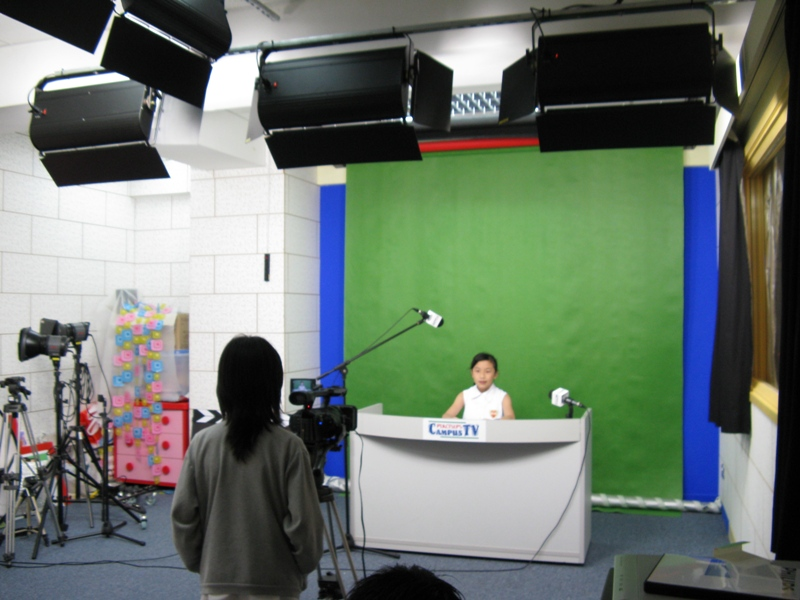
%> input picture verslag/ImageProcessing/tex/Images/achtergrondveranderen.JPG, 800 x 600 px
$ octave opgave_2_extra.m   (GNU Octave 9; MATLAB toolbox functions it lacks are replaced by stand-ins)
%> lines starting %> are read from the running program, lines starting %| are printed output that depends on the picture; in (x1, y1, x2, y2) boxes, pixels count from 0 and x2, y2 are one past the last pixel; in counts of white or black regions, pixels touching at a corner belong together; the program's own positions count from 1
StudioBeeld = imread('C:\Users\Gert-Jan\Desktop\DSPmatlab\achtergrondveranderen.jpg');
%> StudioBeeld is the input picture: size 600x800x3 uint8; mean R, G, B 107.1, 118.7, 108.1
Achtergrond = imread('C:\Users\Gert-Jan\Desktop\DSPmatlab\wolken.jpg');
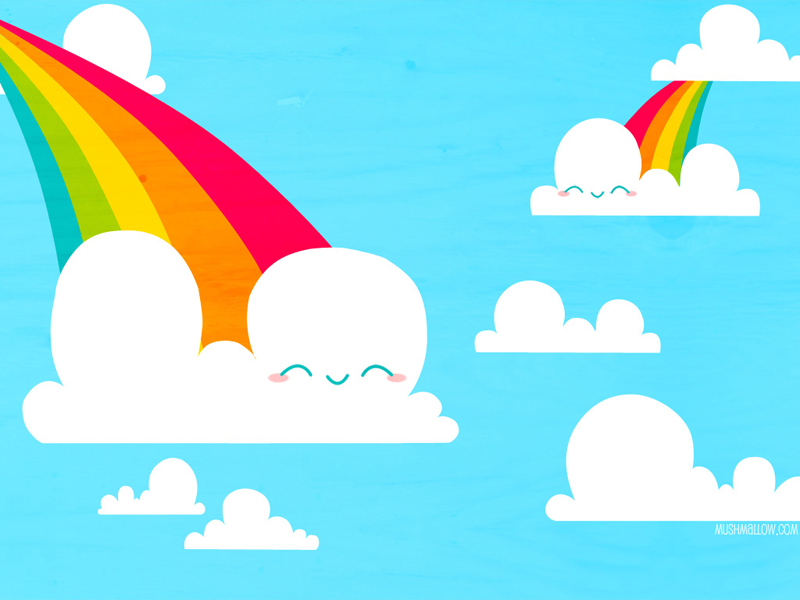
%> input picture verslag/ImageProcessing/tex/Images/wolken.jpg, 800 x 600 px
%> Achtergrond is the input picture: size 600x800x3 uint8; mean R, G, B 156.1, 225.4, 232.4

Eindresultaat =  StudioBeeld;

figure

subplot(1,3,1);
image(Achtergrond)
title('Achtergrondafbeelding')
axis off;

subplot(1,3,2);
image(StudioBeeld)
title('Studiobeeld voor verandering')
axis off;

%zet kleurwaarden om naar percentage (schaal van 0-255 --> 0-1)
KleurPercentage = double( StudioBeeld)/255;

%groenheid berekenen van 3 kleurkanalen Groen * (groen-rood) * (groen-blauw)
GroenWaarde = KleurPercentage(:,:,2).*(KleurPercentage(:,:,2)-KleurPercentage(:,:,1)).*(KleurPercentage(:,:,2)-KleurPercentage(:,:,3));
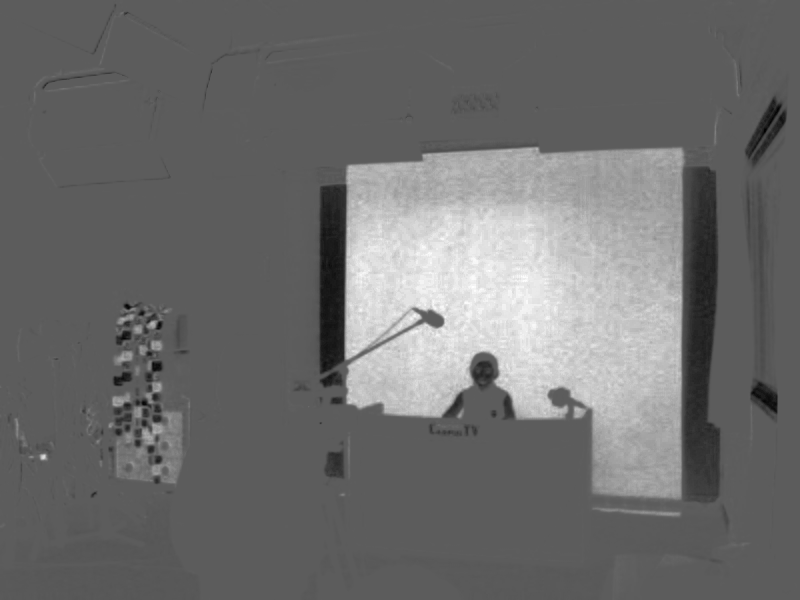
%> GroenWaarde: size 600x800 double; min -0.0335, max 0.0588, mean 0.00633; drawn with min black and max white
%treshold om beter eindresultaat te bereiken. --> er is niet 1 tint groen,
%maar meerdere.
Treshold = 0.8*mean(GroenWaarde(GroenWaarde>0));
%> Treshold = 0.0125
IsGroen = GroenWaarde > Treshold;
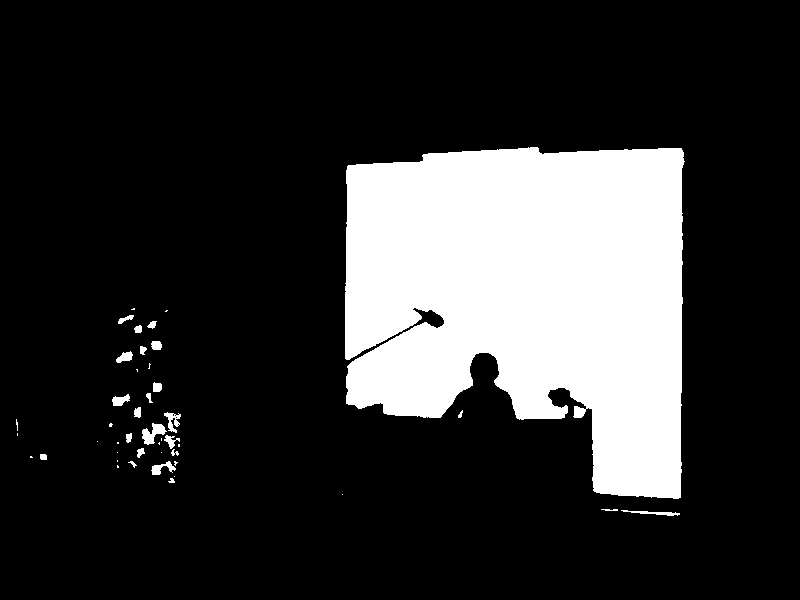
%> IsGroen: size 600x800 logical; 19.5% white; 44 white regions (20 under 20 px), largest, box (x1, y1, x2, y2) and area: (345, 147, 685, 499) 91692, (142, 423, 167, 445) 277, (164, 412, 181, 433) 169

for i = 1:3
    % sla de rgb waarde van de achtergrond op
    rgbValAchtergrond = Achtergrond(:,:,i);
    % sla de rgb waarde van het studiobeeld op
    rgbValStudioBeeld =  StudioBeeld(:,:,i);
    %logische vergelijking. Als het studiobeeld groen is dan moet de
    %achtergrond op het studiobeeld geplaatst worden
    rgbValStudioBeeld(IsGroen) = rgbValAchtergrond(IsGroen);
    % sla op in eindresultaat
    Eindresultaat(:,:,i) = rgbValStudioBeeld;
end
%> this loop made 3 passes
%> pass 1, `rgbValAchtergrond = Achtergrond(:,:,i);`:
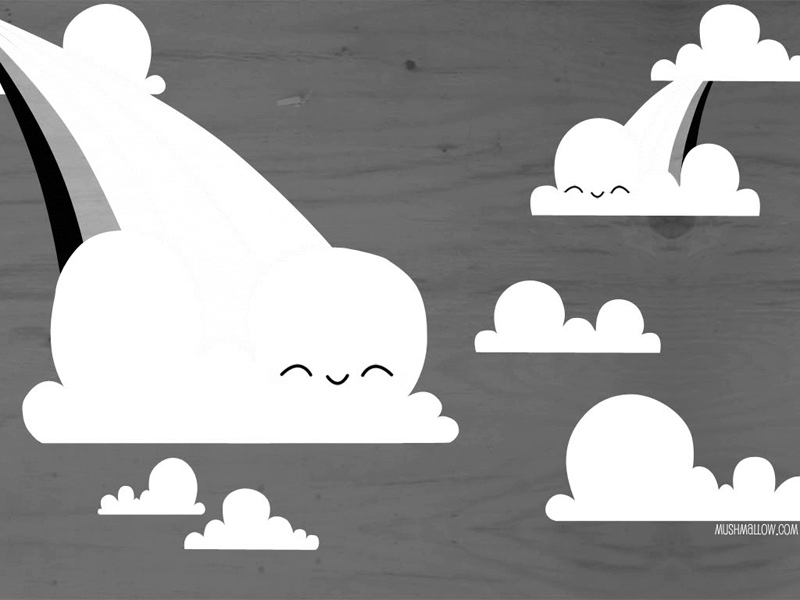
%> rgbValAchtergrond: size 600x800 uint8; min 0, max 255, mean 156.1
%> pass 1, `rgbValStudioBeeld =  StudioBeeld(:,:,i);`:
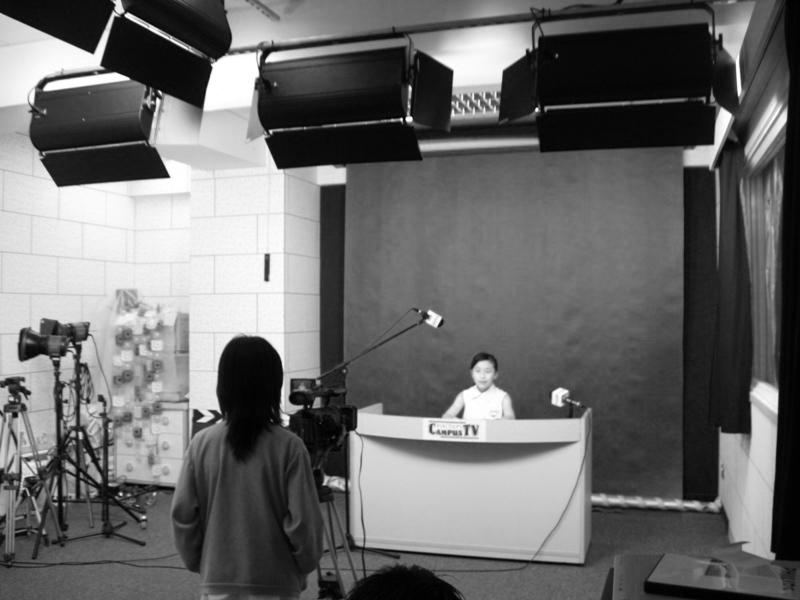
%> rgbValStudioBeeld: size 600x800 uint8; min 0, max 255, mean 107.1
%> after the loop:
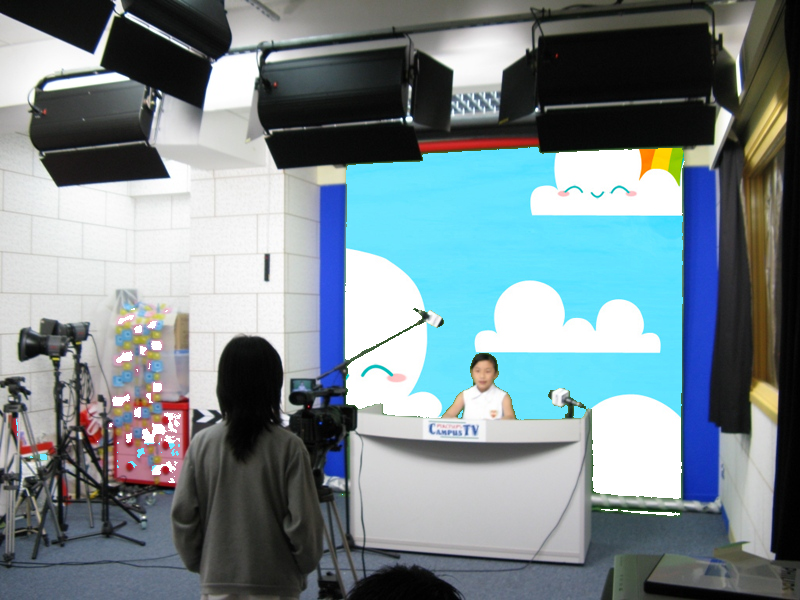
%> Eindresultaat: size 600x800x3 uint8; 19.51% of pixels changed, all inside (x1, y1, x2, y2) = (16, 147, 685, 516)
%> after the loop:
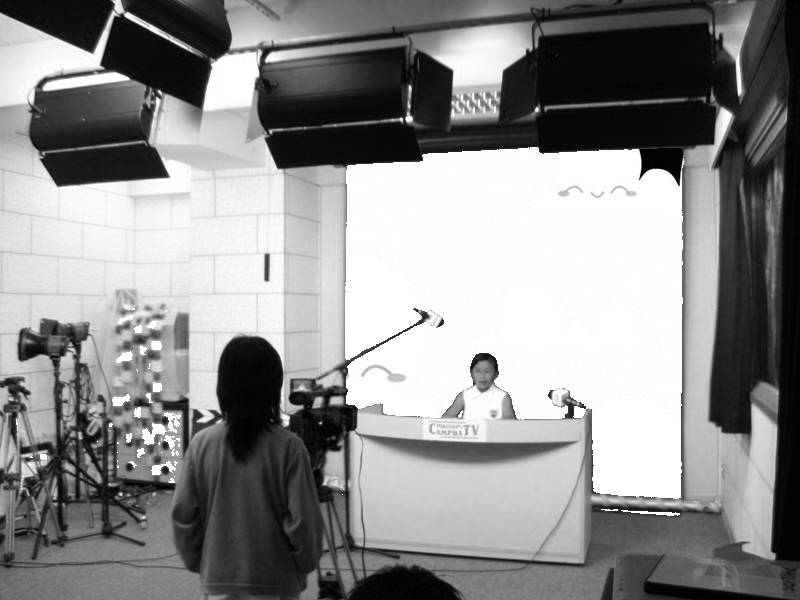
%> rgbValStudioBeeld: size 600x800 uint8; min 0, max 255, mean 141.8

subplot(1,3,3);
image(Eindresultaat)
title('Studiobeeld na verandering')
axis off;
